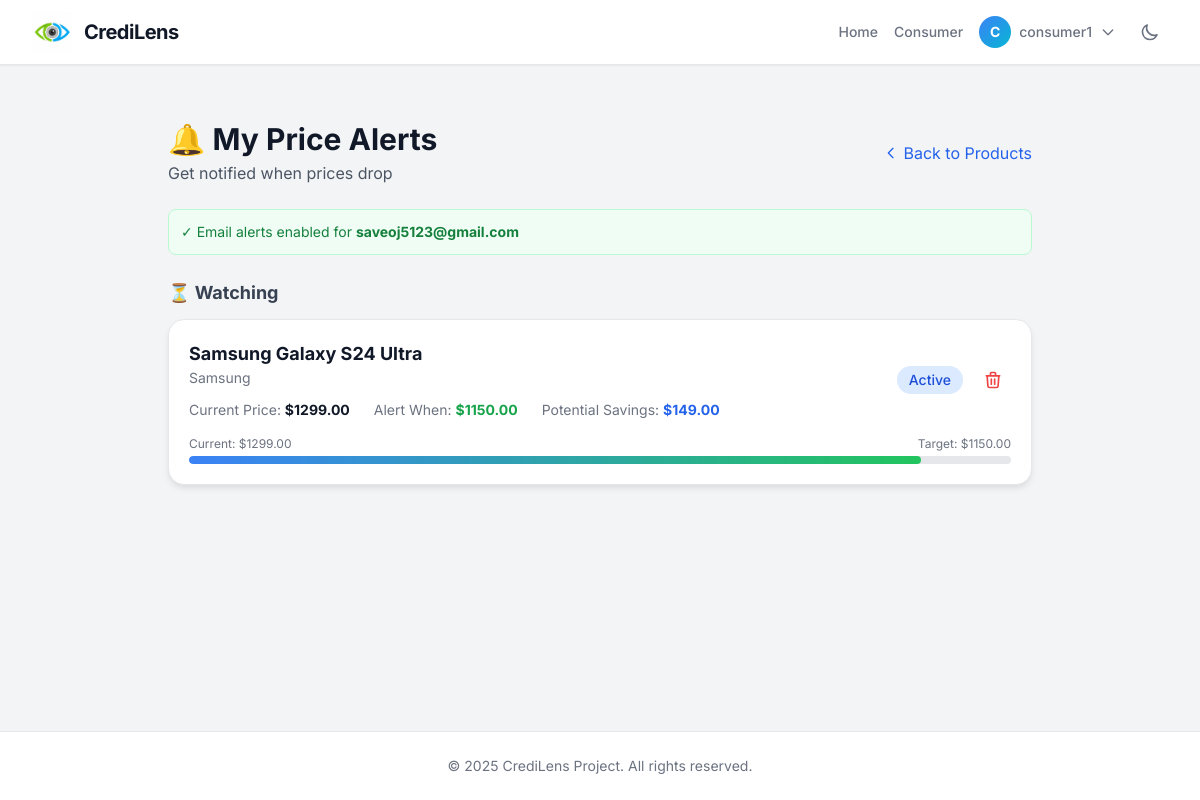
Screenshot of /consumer/my-alerts (signed in) with the database file from the repository.
### app.py (models this page shows, shortened)
class User(db.Model, UserMixin):
    id = db.Column(db.Integer, primary_key=True)
    username = db.Column(db.String(80), unique=True, nullable=False)
    password = db.Column(db.String(256), nullable=False)
    email = db.Column(db.String(120), nullable=True)  # For notifications
    role = db.Column(db.String(20), nullable=False)  # 'consumer' or 'producer'
    company_name = db.Column(db.String(128), nullable=True)  # For producers: 'Apple', 'Samsung', etc.

class PriceAlert(db.Model):
    id = db.Column(db.Integer, primary_key=True)
    user_id = db.Column(db.Integer, db.ForeignKey('user.id'), nullable=False)
    product_id = db.Column(db.Integer, db.ForeignKey('product.id'), nullable=False)
    target_price = db.Column(db.Float, nullable=False)  # Alert when price drops below this
    is_active = db.Column(db.Boolean, default=True)
    created_at = db.Column(db.DateTime, default=db.func.current_timestamp())
    triggered_at = db.Column(db.DateTime, nullable=True)  # When alert was triggered
    push_subscription = db.Column(db.Text, nullable=True)  # JSON subscription object
    user = db.relationship('User', backref=db.backref('price_alerts', lazy=True))
    product = db.relationship('Product', backref=db.backref('alerts', lazy=True))
    __table_args__ = (db.UniqueConstraint('user_id', 'product_id', name='unique_user_product_alert'),)

class Product(db.Model):
    id = db.Column(db.Integer, primary_key=True)
    company_name = db.Column(db.String(128))
    product_name = db.Column(db.String(128), nullable=False)
    batch_number = db.Column(db.String(64))
    category = db.Column(db.String(64))
    processor_score = db.Column(db.Float)
    ram_gb = db.Column(db.Integer)
    storage_gb = db.Column(db.Integer)
    battery_mah = db.Column(db.Integer)
    screen_inches = db.Column(db.Float)
    camera_mp = db.Column(db.Float)
    price_usd = db.Column(db.Float)
    weight_g = db.Column(db.Float)
    ideal_score = db.Column(db.Float, nullable=True)
    qr_code_path = db.Column(db.String(256), nullable=True)
    processor_model = db.Column(db.String(128), nullable=True)
    ram_type = db.Column(db.String(128), nullable=True)
    storage_type = db.Column(db.String(128), nullable=True)
    camera_sensor_main = db.Column(db.String(128), nullable=True)
    camera_sensor_ultra = db.Column(db.String(128), nullable=True)
    camera_sensor_telephoto = db.Column(db.String(128), nullable=True)
    battery_tech = db.Column(db.String(128), nullable=True)
    charging_watt = db.Column(db.Float, nullable=True)
    display_type = db.Column(db.String(128), nullable=True)
    refresh_rate_hz = db.Column(db.Integer, nullable=True)
    blockchain_hash = db.Column(db.String(128), nullable=True)
    blockchain_tx = db.Column(db.String(128), nullable=True)
    blockchain_timestamp = db.Column(db.String(64), nullable=True)
    blockchain_network = db.Column(db.String(32), nullable=True)
    link_amazon = db.Column(db.String(512), nullable=True)
    link_flipkart = db.Column(db.String(512), nullable=True)
    link_official = db.Column(db.String(512), nullable=True)
    link_other = db.Column(db.String(512), nullable=True)
    verification_doc = db.Column(db.Text, nullable=True)  # Base64 encoded document
    verification_doc_type = db.Column(db.String(10), nullable=True)  # pdf, jpg, png
    verification_status = db.Column(db.String(20), default='not_submitted')  # not_submitted, pending_ml, pending_review, approved, rejected
    verification_notes = db.Column(db.Text, nullable=True)  # Verifier's comments
    verified_by = db.Column(db.Integer, db.ForeignKey('user.id'), nullable=True)
    verified_at = db.Column(db.DateTime, nullable=True)
    ml_screening_result = db.Column(db.Text, nullable=True)  # Gemini's analysis
    reviews = db.relationship('Review', backref='product', lazy=True, cascade='all, delete-orphan')

### app.py (the view)
@app.route('/consumer/my-alerts')
@login_required
def my_price_alerts():
    if current_user.role != 'consumer':
        flash('Only consumers can view price alerts.', 'error')
        return redirect(url_for('home'))
    alerts = PriceAlert.query.filter_by(user_id=current_user.id).order_by(PriceAlert.created_at.desc()).all()
    return render_template('my_alerts.html', alerts=alerts)

### app.py (called while the page is built, shortened)
@app.before_request
def check_session_timeout():
    if request.endpoint == 'static' or not current_user.is_authenticated:
        return
    if request.endpoint in ['login', 'logout', 'signup', 'home']:
        return
    last_activity = session.get('last_activity')
    session['last_activity'] = datetime.now().isoformat()

@login_manager.user_loader
def load_user(user_id):
    return User.query.get(int(user_id))

### templates/my_alerts.html (shortened to what this page needs)
{% extends "base.html" %}
{% block content %}
<div class="max-w-4xl mx-auto px-4 py-6">
    <div class="flex justify-between items-center mb-6">
        <div>
            <h1 class="text-3xl font-bold text-gray-900 dark:text-white">🔔 My Price Alerts</h1>
            <p class="text-gray-600 dark:text-slate-400 mt-1">Get notified when prices drop</p>
        </div>
        <a href="/consumer" class="text-blue-600 dark:text-blue-400 hover:text-blue-800 dark:hover:text-blue-300 flex items-center">
            <svg class="w-4 h-4 mr-1" fill="none" stroke="currentColor" viewBox="0 0 24 24">
                <path stroke-linecap="round" stroke-linejoin="round" stroke-width="2" d="M15 19l-7-7 7-7"/>
            </svg>
            Back to Products
        </a>
    </div>
    {% if not current_user.email %}
    <div class="bg-purple-50 dark:bg-purple-900/30 border border-purple-200 dark:border-purple-800 rounded-lg p-4 mb-6">
        <div class="flex items-center justify-between">
            <div class="flex items-center">
                <span class="text-2xl mr-3">📧</span>
                <div>
                    <p class="font-medium text-purple-800 dark:text-purple-300">Enable Email Notifications</p>
                    <p class="text-sm text-purple-600 dark:text-purple-400">Add your email in Profile to receive instant alerts when prices drop!</p>
                </div>
            </div>
            <a href="{{ url_for('profile') }}" class="px-4 py-2 bg-purple-600 text-white rounded-lg text-sm font-medium hover:bg-purple-700 transition">
                Add Email
            </a>
        </div>
    </div>
    {% else %}
    <div class="bg-green-50 dark:bg-green-900/30 border border-green-200 dark:border-green-800 rounded-lg p-3 mb-6">
        <p class="text-sm text-green-700 dark:text-green-300">✓ Email alerts enabled for <strong>{{ current_user.email }}</strong></p>
    </div>
    {% endif %}
    {% if alerts %}
    {% set triggered = alerts|selectattr('triggered_at')|list %}
    {% set active = alerts|selectattr('is_active')|list %}
    {% if active %}
    <h2 class="text-lg font-bold text-gray-700 dark:text-slate-200 mb-3">⏳ Watching</h2>
    {% endif %}
    <div class="space-y-4">
        {% for alert in alerts %}
        {% if alert.is_active %}
        <div class="glass-panel p-5">
            <div class="flex items-center justify-between">
                <div class="flex-1">
                    <a href="{{ url_for('consumer_product_detail', product_id=alert.product.id) }}"
                       class="text-lg font-bold text-gray-900 dark:text-white hover:text-blue-600 dark:hover:text-blue-400">
                        {{ alert.product.product_name }}
                    </a>
                    <p class="text-sm text-gray-500 dark:text-slate-400">{{ alert.product.company_name }}</p>
                    <div class="mt-3 flex items-center gap-6 text-sm">
                        <div>
                            <span class="text-gray-500 dark:text-slate-400">Current Price:</span>
                            <span class="font-bold text-gray-900 dark:text-white">${{ "%.2f"|format(alert.product.price_usd) }}</span>
                        </div>
                        <div>
                            <span class="text-gray-500 dark:text-slate-400">Alert When:</span>
                            <span class="font-bold text-green-600 dark:text-green-400">${{ "%.2f"|format(alert.target_price) }}</span>
                        </div>
                        <div>
                            <span class="text-gray-500 dark:text-slate-400">Potential Savings:</span>
                            <span class="font-bold text-blue-600 dark:text-blue-400">${{ "%.2f"|format(alert.product.price_usd - alert.target_price) }}</span>
                        </div>
                    </div>
                </div>
                <div class="flex items-center gap-3">
                    <span class="px-3 py-1 bg-blue-100 dark:bg-blue-900/40 text-blue-700 dark:text-blue-300 rounded-full text-sm font-medium">
                        Active
                    </span>
                    <form action="{{ url_for('delete_price_alert', alert_id=alert.id) }}" method="POST" class="inline">
                        <button type="submit" class="p-2 text-red-500 dark:text-red-400 hover:bg-red-50 dark:hover:bg-red-900/30 rounded-lg transition"
                                onclick="return confirm('Delete this alert?')">
                            <svg class="w-5 h-5" fill="none" stroke="currentColor" viewBox="0 0 24 24">
                                <path stroke-linecap="round" stroke-linejoin="round" stroke-width="2" d="M19 7l-.867 12.142A2 2 0 0116.138 21H7.862a2 2 0 01-1.995-1.858L5 7m5 4v6m4-6v6m1-10V4a1 1 0 00-1-1h-4a1 1 0 00-1 1v3M4 7h16"/>
                            </svg>
                        </button>
                    </form>
                </div>
            </div>
            {% set progress = ((alert.product.price_usd - alert.target_price) / alert.product.price_usd * 100)|int %}
            <div class="mt-4">
                <div class="flex justify-between text-xs text-gray-500 dark:text-slate-400 mb-1">
                    <span>Current: ${{ "%.2f"|format(alert.product.price_usd) }}</span>
                    <span>Target: ${{ "%.2f"|format(alert.target_price) }}</span>
                </div>
                <div class="h-2 bg-gray-200 dark:bg-slate-700 rounded-full overflow-hidden">
                    <div class="h-full bg-gradient-to-r from-blue-500 to-green-500 rounded-full"
                         style="width: {{ 100 - progress }}%"></div>
                </div>
            </div>
        </div>
        {% endif %}
        {% endfor %}
    </div>
    {% endif %}
</div>
{% endblock %}

### templates/base.html (shortened to what this page needs)
<!DOCTYPE html>
<html lang="en" class="light">
<head>
    <script src="https://cdn.tailwindcss.com"></script>
</head>
<body class="flex flex-col min-h-screen text-gray-800 dark:text-gray-100">
    <nav class="bg-white dark:bg-gray-800 border-b border-gray-200 dark:border-gray-700 shadow-sm sticky top-0 z-50">
        <div class="max-w-7xl mx-auto px-4 sm:px-6 lg:px-8">
            <div class="flex justify-between h-16">
                <div class="flex items-center cursor-pointer" onclick="window.location.href='/'">
                    <div class="mr-3">
                        <img src="{{ url_for('static', filename='last.jpg') }}" alt="CrediLens Logo" class="w-10 h-10 object-contain">
                    </div>
                    <span class="font-bold text-xl tracking-tight text-gray-900 dark:text-white">CrediLens</span>
                </div>
                <div class="flex items-center space-x-4">
                    <a href="/" class="text-sm font-medium text-gray-500 dark:text-gray-300 hover:text-blue-600 dark:hover:text-blue-400 transition">Home</a>
                    {% if current_user.is_authenticated %}
                        {% if current_user.role == 'producer' %}
                            <a href="/producer" class="text-sm font-medium text-gray-500 dark:text-gray-300 hover:text-blue-600 dark:hover:text-blue-400 transition">Producer</a>
                        {% else %}
                            <a href="/consumer" class="text-sm font-medium text-gray-500 dark:text-gray-300 hover:text-blue-600 dark:hover:text-blue-400 transition">Consumer</a>
                        {% endif %}
                        <div class="relative" x-data="{ open: false }">
                            <button id="profileButton" onclick="toggleProfileMenu(event)" class="flex items-center space-x-2 text-sm font-medium text-gray-500 dark:text-gray-300 hover:text-blue-600 dark:hover:text-blue-400 transition focus:outline-none">
                                <div class="w-8 h-8 bg-gradient-to-br from-blue-500 to-cyan-500 rounded-full flex items-center justify-center">
                                    <span class="text-sm font-bold text-white">{{ current_user.username[0].upper() }}</span>
                                </div>
                                <span class="hidden sm:inline">{{ current_user.username }}</span>
                                <svg class="w-4 h-4" fill="none" stroke="currentColor" viewBox="0 0 24 24">
                                    <path stroke-linecap="round" stroke-linejoin="round" stroke-width="2" d="M19 9l-7 7-7-7"></path>
                                </svg>
                            </button>
                        </div>
                    {% else %}
                        <a href="/login" class="text-sm font-medium text-gray-500 dark:text-gray-300 hover:text-blue-600 dark:hover:text-blue-400 transition">Login</a>
                    {% endif %}
                    <button id="darkModeToggle" onclick="toggleDarkMode()" class="p-2 rounded-lg text-gray-500 dark:text-gray-300 hover:bg-gray-100 dark:hover:bg-gray-700 transition" title="Toggle dark mode">
                        <svg id="moonIcon" class="w-5 h-5" fill="none" stroke="currentColor" viewBox="0 0 24 24">
                            <path stroke-linecap="round" stroke-linejoin="round" stroke-width="2" d="M20.354 15.354A9 9 0 018.646 3.646 9.003 9.003 0 0012 21a9.003 9.003 0 008.354-5.646z"></path>
                        </svg>
                    </button>
                </div>
            </div>
        </div>
    </nav>
    <main class="flex-grow container mx-auto px-4 py-8">
        {% block content %}{% endblock %}
    </main>
    <footer class="bg-white dark:bg-gray-800 border-t border-gray-200 dark:border-gray-700 py-6 mt-8">
        <div class="text-center text-sm text-gray-500 dark:text-gray-400">
            &copy; 2025 CrediLens Project. All rights reserved.
        </div>
    </footer>
</body>
</html>

### templates/base.html (style rules this page uses)
body { font-family: 'Inter', sans-serif; }
html.light body { background-color: #f3f4f6; color: #1f2937; }
html.light .glass-panel { background: white; border: 1px solid #e5e7eb; box-shadow: 0 4px 6px -1px rgba(0, 0, 0, 0.1); border-radius: 1rem; }

### rows the page displays
User: username "C", username "consumer1", email "saveoj5123@gmail.com"
PriceAlert: product.product_name "Samsung Galaxy S24 Ultra", product.company_name "Samsung", target_price "1150.00", {{ 100 - progress }} 89 (drawn)
Product: product.price_usd "1299.00", alert.product.price_usd-alert.target_price "149.00"
